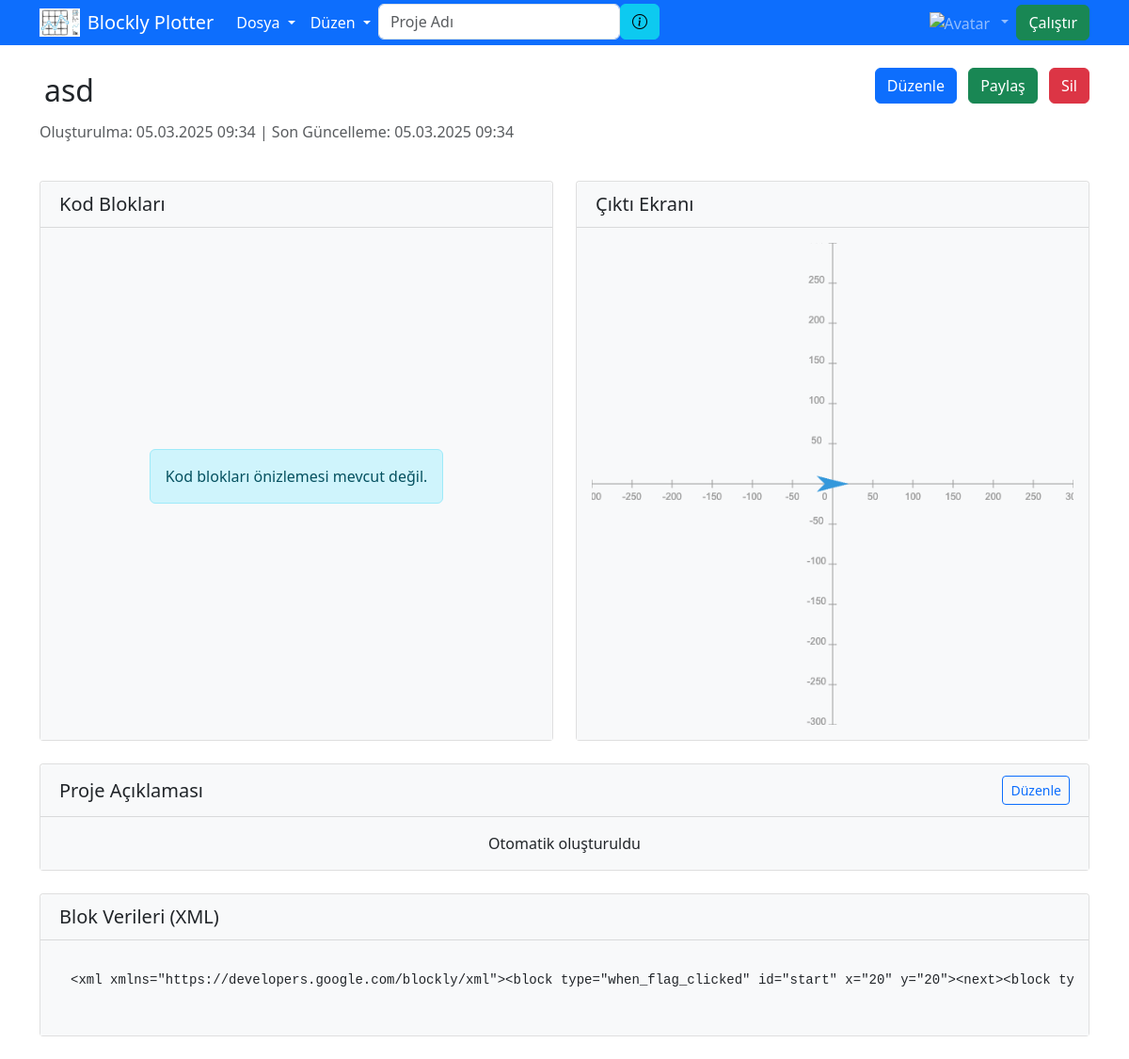
/blockly/project/8/ (signed in), run on the app's committed database.
### blockly/models.py (models this page shows, shortened)
class BlocklyProject(models.Model):
    user = models.ForeignKey('users.CustomUser', on_delete=models.CASCADE)
    created_at = models.DateTimeField(auto_now_add=True)
    updated_at = models.DateTimeField(auto_now=True)
    name = models.CharField(max_length=255, help_text="Name of the project")
    description = models.TextField(blank=True, null=True, help_text="Description of the project")
    block_data = models.TextField(help_text="Serialized block data")
    canvas_thumbnail = models.ImageField(upload_to='thumbnails/', blank=True, null=True, help_text="Thumbnail of the canvas")
    block_thumbnail = models.ImageField(upload_to='thumbnails/', blank=True, null=True, help_text="Thumbnail of the blocks")
    canvas_thumbnail_base64 = models.TextField(blank=True, null=True, help_text="Base64 encoded thumbnail of the canvas")
    block_thumbnail_base64 = models.TextField(blank=True, null=True, help_text="Base64 encoded thumbnail of the blocks")
    is_public = models.BooleanField(default=False, help_text="Is the project public?")
    class Meta:
        verbose_name = "Blockly Project"
        verbose_name_plural = "Blockly Projects"

### blockly/views.py (the view)
# urls.py: path('blockly/project/<int:project_id>/', views.project_detail, name='project_detail'),
@auth_decorators.login_required
def project_detail(request, project_id):
    project = get_object_or_404(BlocklyProject, id=project_id)
    if project.user != request.user and not getattr(project, 'is_public', False):
        return HttpResponseRedirect(reverse('index'))
    return render(request, 'users/project_detail.html', {'project': project})

### templates/users/project_detail.html (shortened to what this page needs)
{% extends 'base.html' %}
{% load static %}
{% block content %}
<div class="container mt-4">
    <div class="row mb-4">
        <div class="col-md-8">
            <h2>
                <span id="projectName" class="project-name" data-project-id="{{ project.id }}" ondblclick="makeEditable(this)">
                    {{ project.name }}
                </span>
            </h2>
            <p class="text-muted">
                Oluşturulma: {{ project.created_at|date:'d.m.Y H:i' }} |
                Son Güncelleme: {{ project.updated_at|date:'d.m.Y H:i' }}
            </p>
        </div>
        <div class="col-md-4 text-end">
            <a href="{% url 'index' %}?project_id={{ project.id }}" class="btn btn-primary" onclick="storeProjectName('{{ project.name }}')">
                 Düzenle
            </a>
            <button type="button" class="btn btn-success share-project" data-project-id="{{ project.id }}">
                 Paylaş
            </button>
            <button type="button" class="btn btn-danger delete-project" data-project-id="{{ project.id }}" data-project-name="{{ project.name }}">
                 Sil
            </button>
        </div>
    </div>
    <div class="row mb-4">
        <div class="col-md-6">
            <div class="card h-100">
                <div class="card-header">
                    <h5 class="card-title mb-0">Kod Blokları</h5>
                </div>
                <div class="card-body text-center">
                    {% if project.block_thumbnail %}
                    <img src="{{ project.block_thumbnail.url }}" class="img-fluid block-thumbnail" alt="Kod Blokları">
                    {% elif project.block_thumbnail_base64 %}
                    <img src="{{ project.block_thumbnail_base64 }}" class="img-fluid block-thumbnail" alt="Kod Blokları">
                    {% else %}
                    <div class="alert alert-info">
                        Kod blokları önizlemesi mevcut değil.
                    </div>
                    {% endif %}
                </div>
            </div>
        </div>
        <div class="col-md-6">
            <div class="card h-100">
                <div class="card-header">
                    <h5 class="card-title mb-0">Çıktı Ekranı</h5>
                </div>
                <div class="card-body text-center">
                    {% if project.canvas_thumbnail %}
                    <img src="{{ project.canvas_thumbnail.url }}" class="img-fluid" alt="Çıktı Ekranı">
                    {% elif project.canvas_thumbnail_base64 %}
                    <img src="{{ project.canvas_thumbnail_base64 }}" class="img-fluid" alt="Çıktı Ekranı">
                    {% else %}
                    <div class="alert alert-info">
                        Çıktı ekranı önizlemesi mevcut değil.
                    </div>
                    {% endif %}
                </div>
            </div>
        </div>
    </div>
    {% if project.description %}
    <div class="row mb-4">
        <div class="col-12">
            <div class="card">
                <div class="card-header d-flex justify-content-between align-items-center">
                    <h5 class="card-title mb-0">Proje Açıklaması</h5>
                    <button type="button" class="btn btn-sm btn-outline-primary edit-description-btn">
                         Düzenle
                    </button>
                </div>
                <div class="card-body">
                    <div id="descriptionDisplay">
                        <p class="card-text">{{ project.description }}</p>
                    </div>
                </div>
            </div>
        </div>
    </div>
    {% endif %}
    <div class="row mb-4">
        <div class="col-12">
            <div class="card">
                <div class="card-header">
                    <h5 class="card-title mb-0">Blok Verileri (XML)</h5>
                </div>
                <div class="card-body">
                    <pre class="bg-light p-3 rounded"><code>{{ project.block_data }}</code></pre>
                </div>
            </div>
        </div>
    </div>
</div>
{% endblock %}

### static/css/styles.css (style rules this page uses)
html, body { height: 100%; margin: 0; padding: 0; }
body { display: flex; flex-direction: column; height: 100vh; }
.card { height: 100%; margin: 0; display: flex; flex-direction: column; background-color: #fff; border: 1px solid rgba(0,0,0,.125); border-radius: 0.25rem; }
.card-header { flex: 0 0 auto; background-color: #f8f9fa; border-bottom: 1px solid rgba(0,0,0,0.125); padding: 0.75rem 1.25rem; }
.card-body { flex: 1; padding: 1rem; background-color: #f8f9fa; overflow: auto; display: flex; align-items: center; justify-content: center; }
.btn + .btn { margin-left: 0.5rem; }

### templates/users/project_detail.html (style rules this page uses)
.project-name { cursor: pointer; padding: 5px; border-radius: 4px; display: inline-block; }

### data on the page
BlocklyProject: name "asd", created_at "05.03.2025 09:34", updated_at "05.03.2025 09:34", canvas_thumbnail (picture), description "Otomatik oluşturuldu", block_data "<xml xmlns=\"https://developers.google.com/blockly/xml\"><block type=\"when_flag_clicked\" id=\"start\" x=\"20\" y=\"20\"><next><block…"
